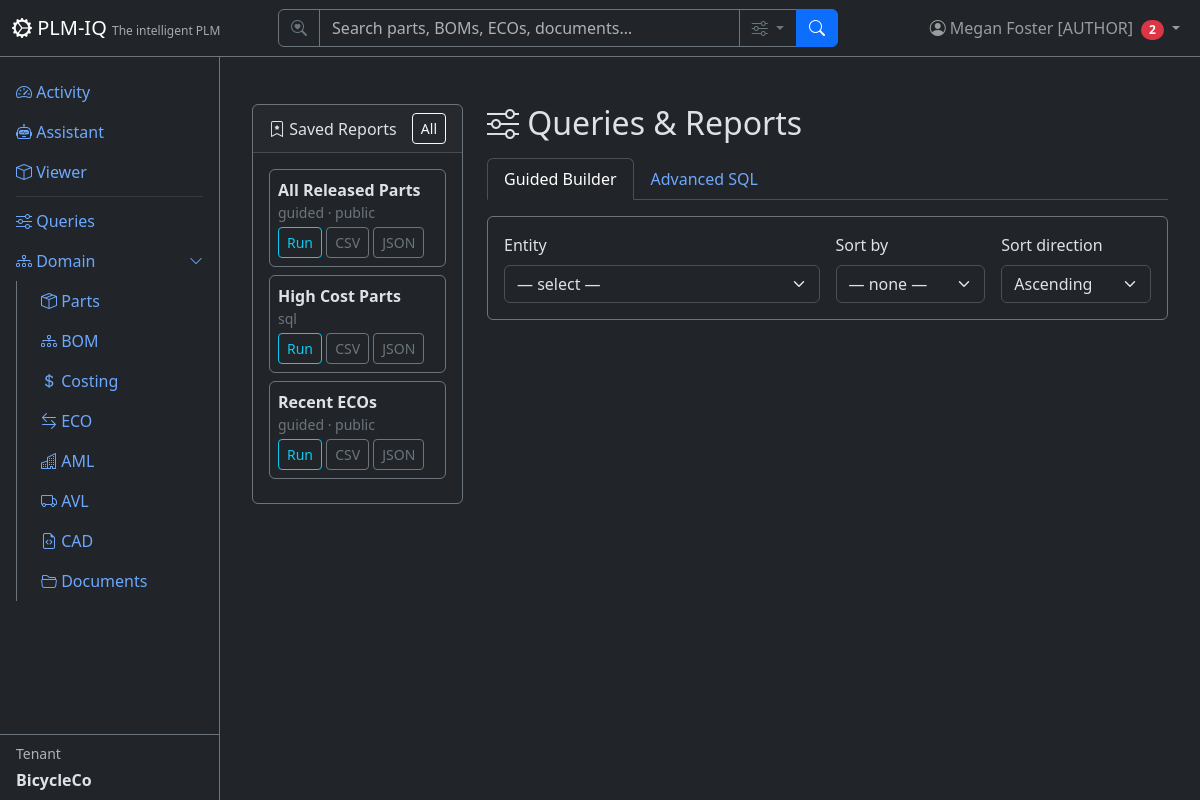
The page /queries (signed in) on the database its author committed.
### app/models/tenant_user.py (models this page shows)
class User(Base):
    __tablename__ = "users"
    user_id = Column("user_id", Integer, primary_key=True, autoincrement=True)
    username = Column("username", String, unique=True, nullable=True)
    full_name = Column("full_name", String, nullable=False)
    email = Column("email", String, unique=True, nullable=False)
    email_verified = Column("email_verified", Boolean, nullable=False, default=False)
    password_hash = Column("password_hash", String, nullable=False, default="")
    tenant_id = Column("tenant_id", Integer, ForeignKey("tenants.tenant_id"), nullable=False, default=1)
    tenant_key = Column("tenant_key", String, nullable=False)
    is_active = Column("is_active", Boolean, default=True)
    created_date = Column("created_date", String)
    role = Column("role", String, nullable=False, default="reader")
    node_id = Column("node_id", Integer, ForeignKey("plmiq_node.node_id"))
    node = relationship("GraphNode", foreign_keys=[node_id])
    tenant = relationship("Tenant", back_populates="users")
    favorites = relationship("Favorite", back_populates="user")

class Tenant(Base):
    __tablename__ = "tenants"
    tenant_id = Column("tenant_id", Integer, primary_key=True, autoincrement=True)
    tenant_name = Column("tenant_name", String, unique=True, nullable=False)
    tenant_key = Column("tenant_key", String, unique=True, nullable=False)
    tenant_secret = Column("tenant_secret", String, nullable=False, default="")
    subdomain = Column("subdomain", String, unique=True, nullable=True)
    description = Column("description", String)
    created_date = Column("created_date", String)
    role = Column("role", String, default="reader")
    is_active = Column("is_active", Boolean, default=True)
    git_username = Column("git_username", String, nullable=True)          # per-tenant Gitea user (owner of its repos)
    git_secret_enc = Column("git_secret_enc", String, nullable=True)      # Fernet-encrypted Gitea password/token
    git_cad_repo = Column("git_cad_repo", String, nullable=True)          # tenant's private CAD repo
    git_docs_repo = Column("git_docs_repo", String, nullable=True)        # tenant's private docs repo
    git_provisioned = Column("git_provisioned", Boolean, default=False)   # idempotent provisioning flag
    node_id = Column("node_id", Integer, ForeignKey("plmiq_node.node_id"))
    node = relationship("GraphNode", foreign_keys=[node_id])
    users = relationship("User", back_populates="tenant")
    parts = relationship("Part", back_populates="tenant")
    favorites = relationship("Favorite", back_populates="tenant")

### app/models/queries.py (models this page shows)
class SavedQuery(Base):
    __tablename__ = "saved_queries"
    id = Column("id", Integer, primary_key=True, autoincrement=True)
    name = Column("name", String, nullable=False)
    description = Column("description", String)
    mode = Column("mode", String, nullable=False, default="guided")  # "guided" | "sql"
    definition = Column("definition", Text, nullable=False)  # JSON config or raw SQL
    created_by = Column("created_by", Integer, ForeignKey("users.user_id"), nullable=False)
    created_at = Column("created_at", String)
    is_public = Column("is_public", Boolean, default=False)
    tenant_id = Column("tenant_id", Integer, ForeignKey("tenants.tenant_id"), nullable=False, default=1)
    tenant_key = Column("tenant_key", String, nullable=False)

### app/routers/queries.py (the view)
@router.get("", response_class=HTMLResponse)
async def queries_page(request: Request, db: TenantScopedSession = Depends(get_tenant_db)):
    user = require_user(request, db)
    ctx = auth_context(request, db)
    saved = list_reports(db, user)
    entities = list_entities()
    return HTMLResponse(content=render(
        "queries/builder.html",
        **ctx,
        entities=entities,
        saved_reports=saved,
        result=None,
        current_entity=None,
        error=None,
    ))

### app/templates/queries/builder.html (shortened to what this page needs)
{% extends "base.html" %}
{% block content %}
<div class="container-fluid py-4">
  <div class="row">
    <div class="col-lg-3 mb-4">
      <div class="card bg-dark border-secondary">
        <div class="card-header d-flex justify-content-between align-items-center">
          <span><i class="bi bi-bookmark-star"></i> Saved Reports</span>
          <a href="/queries/saved" class="btn btn-sm btn-outline-light">All</a>
        </div>
        <div class="card-body" style="max-height: 70vh; overflow:auto;">
          {% for r in saved_reports %}
            <div class="mb-2 p-2 border border-secondary rounded">
              <div class="fw-semibold">{{ r.name }}</div>
              <div class="small text-secondary">{{ r.mode }}{% if r.is_public %} · public{% endif %}</div>
              <div class="mt-1">
                <a href="/queries/saved/{{ r.id }}" class="btn btn-sm btn-outline-info">Run</a>
                <a href="/queries/saved/{{ r.id }}/export?format=csv" class="btn btn-sm btn-outline-secondary">CSV</a>
                <a href="/queries/saved/{{ r.id }}/export?format=json" class="btn btn-sm btn-outline-secondary">JSON</a>
              </div>
            </div>
          {% endfor %}
        </div>
      </div>
    </div>
    <div class="col-lg-9">
      <h2 class="mb-3"><i class="bi bi-sliders"></i> Queries &amp; Reports</h2>
      <ul class="nav nav-tabs mb-3" id="queryTabs" role="tablist">
        <li class="nav-item">
          <button class="nav-link {% if not active_tab or active_tab != 'sql' %}active{% endif %}" id="guided-tab"
                  data-bs-toggle="tab" data-bs-target="#guided" type="button" role="tab">Guided Builder</button>
        </li>
        <li class="nav-item">
          <button class="nav-link {% if active_tab == 'sql' %}active{% endif %}" id="sql-tab"
                  data-bs-toggle="tab" data-bs-target="#sql" type="button" role="tab">Advanced SQL</button>
        </li>
      </ul>
      <div class="tab-content">
        <div class="tab-pane fade {% if not active_tab or active_tab != 'sql' %}show active{% endif %}" id="guided" role="tabpanel">
          <form method="post" action="/queries/run" id="guidedForm">
            <div class="card bg-dark border-secondary mb-3">
              <div class="card-body">
                <div class="row g-3">
                  <div class="col-md-6">
                    <label class="form-label">Entity</label>
                    <select name="entity" id="entitySelect" class="form-select" onchange="this.form.submit()">
                      <option value="">— select —</option>
                    </select>
                  </div>
                  <div class="col-md-3">
                    <label class="form-label">Sort by</label>
                    <select name="sort" class="form-select">
                      <option value="">— none —</option>
                    </select>
                  </div>
                  <div class="col-md-3">
                    <label class="form-label">Sort direction</label>
                    <select name="sort_dir" class="form-select">
                      <option value="asc" {% if sort_dir == 'asc' %}selected{% endif %}>Ascending</option>
                    </select>
                  </div>
                </div>
              </div>
            </div>
          </form>
        </div>
      </div>
    </div>
  </div>
</div>
{% endblock %}

### app/templates/base.html (shortened to what this page needs)
<!DOCTYPE html>
<html lang="en" data-bs-theme="dark">
<head>
    <link href="https://cdn.jsdelivr.net/npm/bootstrap@5.3.3/dist/css/bootstrap.min.css" rel="stylesheet">
    <link href="https://cdn.jsdelivr.net/npm/bootstrap-icons@1.11.3/font/bootstrap-icons.css" rel="stylesheet">
</head>
<body>
    <nav class="navbar navbar-expand-md navbar-dark bg-dark fixed-top border-bottom border-secondary">
        <div class="container-fluid">
            <a class="navbar-brand" href="/">
                <i class="bi bi-gear-wide-connected"></i> PLM-IQ
                <small class="d-none d-md-inline">The intelligent PLM</small>
            </a>
            <div class="collapse navbar-collapse" id="navMenu">
                {% if current_user %}
                <form class="d-flex mx-auto my-2 my-md-0" role="search" action="/search" method="get" style="width: 100%; max-width: 560px;">
                    <div class="input-group">
                        <span class="input-group-text bg-dark border-secondary text-secondary"><i class="bi bi-search-heart"></i></span>
                        <input type="search" name="q" class="form-control bg-dark text-light border-secondary" placeholder="Search parts, BOMs, ECOs, documents…" aria-label="Search">
                        <button class="btn btn-outline-secondary dropdown-toggle" type="button" data-bs-toggle="dropdown" data-bs-auto-close="outside" title="Search options">
                            <i class="bi bi-sliders"></i>
                        </button>
                        <button class="btn btn-primary" type="submit"><i class="bi bi-search"></i></button>
                    </div>
                </form>
                {% endif %}
                <ul class="navbar-nav ms-auto align-items-center">
                    {% if current_user %}
                    <li class="nav-item dropdown">
                        <a class="nav-link dropdown-toggle position-relative" href="#" role="button" data-bs-toggle="dropdown" aria-label="Profile Menu" title="Profile Menu">
                            <i class="bi bi-person-circle"></i>
                            <span class="d-none d-md-inline">{{ current_user.full_name }} [{{ current_user.role|upper if current_user.role else 'SUPERUSER' }}]</span>
                            {% if unread_count|default(0) > 0 %}<span class="badge bg-danger rounded-pill ms-1">{{ unread_count }}</span>{% endif %}
                        </a>
                    </li>
                    {% else %}
                    <li class="nav-item">
                        <a class="nav-link" href="/login"><i class="bi bi-box-arrow-in-right"></i> Sign In</a>
                    </li>
                    {% endif %}
                </ul>
            </div>
        </div>
    </nav>
    <div class="sidebar bg-dark border-end border-secondary pt-3">
        <ul class="nav nav-pills flex-column flex-grow-1 overflow-auto">
            <li class="nav-item">
                <a class="nav-link" href="/"><i class="bi bi-speedometer2"></i> Activity</a>
            </li>
            <li class="nav-item">
                <a class="nav-link" href="/assistant"><i class="bi bi-robot"></i> Assistant</a>
            </li>
            <li class="nav-item">
                <a class="nav-link" href="/apsviewer"><i class="bi bi-box"></i> Viewer</a>
            </li>
            <li class="nav-item">
                <hr class="nav-divider my-1 mx-3 border-secondary">
            </li>
            <li class="nav-item">
                <a class="nav-link" href="/queries"><i class="bi bi-sliders"></i> Queries</a>
            </li>
            <li class="nav-item">
                <a class="nav-link d-flex justify-content-between align-items-center" data-bs-toggle="collapse" href="#domainSubmenu" role="button" aria-expanded="true">
                    <span><i class="bi bi-diagram-3"></i> Domain</span>
                    <i class="bi bi-chevron-down small"></i>
                </a>
                <div class="collapse show" id="domainSubmenu">
                    <ul class="nav nav-pills flex-column ms-3 border-start border-secondary ps-2">
                        <li class="nav-item">
                            <a class="nav-link" href="/parts"><i class="bi bi-box-seam"></i> Parts</a>
                        </li>
                        <li class="nav-item">
                            <a class="nav-link" href="/bom"><i class="bi bi-diagram-3"></i> BOM</a>
                        </li>
                        <li class="nav-item">
                            <a class="nav-link" href="/costing"><i class="bi bi-currency-dollar"></i> Costing</a>
                        </li>
                        <li class="nav-item">
                            <a class="nav-link" href="/eco"><i class="bi bi-arrow-left-right"></i> ECO</a>
                        </li>
                        <li class="nav-item">
                            <a class="nav-link" href="/aml"><i class="bi bi-buildings"></i> AML</a>
                        </li>
                        <li class="nav-item">
                            <a class="nav-link" href="/avl"><i class="bi bi-truck"></i> AVL</a>
                        </li>
                        <li class="nav-item">
                            <a class="nav-link" href="/cad"><i class="bi bi-file-earmark-code"></i> CAD</a>
                        </li>
                        <li class="nav-item">
                            <a class="nav-link" href="/documents"><i class="bi bi-folder2-open"></i> Documents</a>
                        </li>
                    </ul>
                </div>
            </li>
        </ul>
        {% if current_tenant %}
        <div class="px-3 py-2 border-top border-secondary mt-auto">
            <div class="small text-muted mb-1">Tenant</div>
            <div class="fw-bold">{{ current_tenant.tenant_name }}</div>
        </div>
        {% endif %}
    </div>
    <div class="main-content">
        {% block content %}{% endblock %}
    </div>
</body>
</html>

### app/templates/base.html (style rules this page uses)
body { padding-top: 60px; }
.sidebar { position: fixed; top: 56px; bottom: 0; left: 0; width: 220px; overflow-y: auto; display: flex; flex-direction: column; }
.main-content { margin-left: 220px; padding: 20px; }
.navbar-brand small { font-size: 0.75rem; opacity: 0.6; }

### rows shown on the page
User: full_name "Megan Foster", role "AUTHOR"
Tenant: tenant_name "BicycleCo"
SavedQuery: name "All Released Parts", mode "guided", is_public "· public"
SavedQuery: name "High Cost Parts", mode "sql"
SavedQuery: name "Recent ECOs", mode "guided", is_public "· public"

### other values the page prints
{{ unread_count }} "2"
